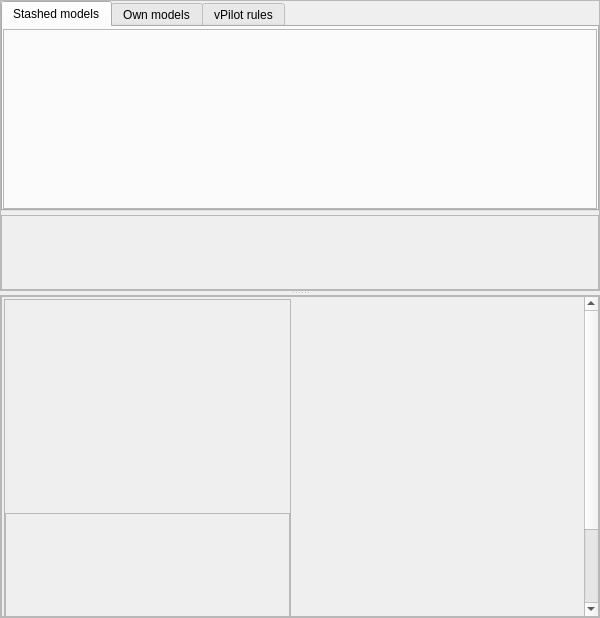
<?xml version="1.0" encoding="UTF-8"?>
<ui version="4.0">
 <class>CDbMappingComponent</class>
 <widget class="BlackGui::COverlayMessagesFrame" name="CDbMappingComponent">
  <property name="geometry">
   <rect>
    <x>0</x>
    <y>0</y>
    <width>600</width>
    <height>618</height>
   </rect>
  </property>
  <property name="minimumSize">
   <size>
    <width>600</width>
    <height>400</height>
   </size>
  </property>
  <property name="windowTitle">
   <string>Frame</string>
  </property>
  <layout class="QHBoxLayout" name="hl_DbMappingComponent">
   <property name="spacing">
    <number>0</number>
   </property>
   <property name="leftMargin">
    <number>0</number>
   </property>
   <property name="topMargin">
    <number>0</number>
   </property>
   <property name="rightMargin">
    <number>0</number>
   </property>
   <property name="bottomMargin">
    <number>0</number>
   </property>
   <item>
    <widget class="QSplitter" name="sp_MappingComponent">
     <property name="orientation">
      <enum>Qt::Vertical</enum>
     </property>
     <widget class="QFrame" name="fr_SelectModel">
      <property name="frameShape">
       <enum>QFrame::StyledPanel</enum>
      </property>
      <property name="frameShadow">
       <enum>QFrame::Raised</enum>
      </property>
      <layout class="QVBoxLayout" name="vl_SelectModel">
       <property name="spacing">
        <number>4</number>
       </property>
       <property name="leftMargin">
        <number>0</number>
       </property>
       <property name="topMargin">
        <number>0</number>
       </property>
       <property name="rightMargin">
        <number>0</number>
       </property>
       <property name="bottomMargin">
        <number>0</number>
       </property>
       <item>
        <widget class="QTabWidget" name="tw_ModelsToBeMapped">
         <property name="currentIndex">
          <number>0</number>
         </property>
         <widget class="QWidget" name="tab_StashAircraftModels">
          <attribute name="title">
           <string>Stashed models</string>
          </attribute>
          <layout class="QHBoxLayout" name="hl_StashedAircraftModels">
           <property name="spacing">
            <number>4</number>
           </property>
           <property name="leftMargin">
            <number>0</number>
           </property>
           <property name="topMargin">
            <number>2</number>
           </property>
           <property name="rightMargin">
            <number>0</number>
           </property>
           <property name="bottomMargin">
            <number>0</number>
           </property>
           <item>
            <widget class="BlackGui::Components::CDbStashComponent" name="comp_StashAircraft">
             <property name="frameShape">
              <enum>QFrame::StyledPanel</enum>
             </property>
             <property name="frameShadow">
              <enum>QFrame::Raised</enum>
             </property>
            </widget>
           </item>
          </layout>
         </widget>
         <widget class="QWidget" name="tab_OwnModels">
          <attribute name="title">
           <string>Own models</string>
          </attribute>
          <layout class="QHBoxLayout" name="hl_OwnModels">
           <property name="spacing">
            <number>4</number>
           </property>
           <property name="leftMargin">
            <number>0</number>
           </property>
           <property name="topMargin">
            <number>2</number>
           </property>
           <property name="rightMargin">
            <number>0</number>
           </property>
           <property name="bottomMargin">
            <number>0</number>
           </property>
           <item>
            <widget class="BlackGui::Views::CAircraftModelView" name="tvp_OwnAircraftModels">
             <property name="sizePolicy">
              <sizepolicy hsizetype="Preferred" vsizetype="Preferred">
               <horstretch>0</horstretch>
               <verstretch>0</verstretch>
              </sizepolicy>
             </property>
             <property name="selectionMode">
              <enum>QAbstractItemView::MultiSelection</enum>
             </property>
             <property name="selectionBehavior">
              <enum>QAbstractItemView::SelectRows</enum>
             </property>
             <attribute name="verticalHeaderVisible">
              <bool>false</bool>
             </attribute>
            </widget>
           </item>
          </layout>
         </widget>
         <widget class="QWidget" name="tab_VPilot">
          <attribute name="title">
           <string>vPilot rules</string>
          </attribute>
          <layout class="QHBoxLayout" name="hl_VPilot">
           <property name="spacing">
            <number>4</number>
           </property>
           <property name="leftMargin">
            <number>0</number>
           </property>
           <property name="topMargin">
            <number>2</number>
           </property>
           <property name="rightMargin">
            <number>0</number>
           </property>
           <property name="bottomMargin">
            <number>0</number>
           </property>
           <item>
            <widget class="BlackGui::Views::CAircraftModelView" name="tvp_AircraftModelsForVPilot">
             <property name="sizePolicy">
              <sizepolicy hsizetype="Preferred" vsizetype="Preferred">
               <horstretch>0</horstretch>
               <verstretch>0</verstretch>
              </sizepolicy>
             </property>
             <property name="selectionMode">
              <enum>QAbstractItemView::MultiSelection</enum>
             </property>
             <property name="selectionBehavior">
              <enum>QAbstractItemView::SelectRows</enum>
             </property>
             <attribute name="verticalHeaderVisible">
              <bool>false</bool>
             </attribute>
            </widget>
           </item>
          </layout>
         </widget>
        </widget>
       </item>
       <item>
        <widget class="BlackGui::Editors::CModelMappingForm" name="editor_Model">
         <property name="minimumSize">
          <size>
           <width>0</width>
           <height>75</height>
          </size>
         </property>
         <property name="frameShape">
          <enum>QFrame::StyledPanel</enum>
         </property>
         <property name="frameShadow">
          <enum>QFrame::Raised</enum>
         </property>
        </widget>
       </item>
      </layout>
     </widget>
     <widget class="QFrame" name="frp_Editors">
      <property name="frameShape">
       <enum>QFrame::StyledPanel</enum>
      </property>
      <property name="frameShadow">
       <enum>QFrame::Raised</enum>
      </property>
      <layout class="QHBoxLayout" name="hl_Editors">
       <property name="leftMargin">
        <number>0</number>
       </property>
       <property name="topMargin">
        <number>0</number>
       </property>
       <property name="rightMargin">
        <number>0</number>
       </property>
       <property name="bottomMargin">
        <number>0</number>
       </property>
       <item>
        <widget class="QScrollArea" name="sa_Editors">
         <property name="widgetResizable">
          <bool>true</bool>
         </property>
         <widget class="QWidget" name="qw_EditorsScrollArea">
          <property name="geometry">
           <rect>
            <x>0</x>
            <y>0</y>
            <width>582</width>
            <height>425</height>
           </rect>
          </property>
          <property name="minimumSize">
           <size>
            <width>0</width>
            <height>425</height>
           </size>
          </property>
          <layout class="QHBoxLayout" name="hl_EditorsScrollArea">
           <property name="spacing">
            <number>4</number>
           </property>
           <property name="leftMargin">
            <number>2</number>
           </property>
           <property name="topMargin">
            <number>2</number>
           </property>
           <property name="rightMargin">
            <number>2</number>
           </property>
           <property name="bottomMargin">
            <number>2</number>
           </property>
           <item>
            <widget class="QFrame" name="fr_EditorsLeft">
             <property name="frameShape">
              <enum>QFrame::StyledPanel</enum>
             </property>
             <property name="frameShadow">
              <enum>QFrame::Raised</enum>
             </property>
             <layout class="QVBoxLayout" name="vl_EditorsLeft">
              <property name="leftMargin">
               <number>0</number>
              </property>
              <property name="topMargin">
               <number>0</number>
              </property>
              <property name="rightMargin">
               <number>0</number>
              </property>
              <property name="bottomMargin">
               <number>0</number>
              </property>
              <item>
               <widget class="BlackGui::Editors::CDistributorForm" name="editor_Distributor">
                <property name="minimumSize">
                 <size>
                  <width>0</width>
                  <height>75</height>
                 </size>
                </property>
               </widget>
              </item>
              <item>
               <widget class="BlackGui::Editors::CAircraftIcaoForm" name="editor_AircraftIcao">
                <property name="minimumSize">
                 <size>
                  <width>0</width>
                  <height>75</height>
                 </size>
                </property>
                <property name="frameShape">
                 <enum>QFrame::StyledPanel</enum>
                </property>
                <property name="frameShadow">
                 <enum>QFrame::Raised</enum>
                </property>
               </widget>
              </item>
             </layout>
            </widget>
           </item>
           <item>
            <widget class="QFrame" name="fr_EditorsRight">
             <layout class="QVBoxLayout" name="vl_EditorRight">
              <property name="leftMargin">
               <number>0</number>
              </property>
              <property name="topMargin">
               <number>0</number>
              </property>
              <property name="rightMargin">
               <number>0</number>
              </property>
              <property name="bottomMargin">
               <number>0</number>
              </property>
              <item>
               <widget class="BlackGui::Editors::CLiveryForm" name="editor_Livery">
                <property name="sizePolicy">
                 <sizepolicy hsizetype="Preferred" vsizetype="Preferred">
                  <horstretch>0</horstretch>
                  <verstretch>0</verstretch>
                 </sizepolicy>
                </property>
               </widget>
              </item>
              <item>
               <spacer name="vs_EditorRight">
                <property name="orientation">
                 <enum>Qt::Vertical</enum>
                </property>
                <property name="sizeType">
                 <enum>QSizePolicy::Expanding</enum>
                </property>
                <property name="sizeHint" stdset="0">
                 <size>
                  <width>20</width>
                  <height>402</height>
                 </size>
                </property>
               </spacer>
              </item>
             </layout>
            </widget>
           </item>
          </layout>
         </widget>
        </widget>
       </item>
      </layout>
     </widget>
    </widget>
   </item>
  </layout>
 </widget>
 <customwidgets>
  <customwidget>
   <class>BlackGui::Views::CAircraftModelView</class>
   <extends>QTableView</extends>
   <header>blackgui/views/aircraftmodelview.h</header>
  </customwidget>
  <customwidget>
   <class>BlackGui::Editors::CAircraftIcaoForm</class>
   <extends>QFrame</extends>
   <header>blackgui/editors/aircrafticaoform.h</header>
   <container>1</container>
  </customwidget>
  <customwidget>
   <class>BlackGui::Editors::CLiveryForm</class>
   <extends>QFrame</extends>
   <header>blackgui/editors/liveryform.h</header>
   <container>1</container>
  </customwidget>
  <customwidget>
   <class>BlackGui::Editors::CDistributorForm</class>
   <extends>QFrame</extends>
   <header>blackgui/editors/distributorform.h</header>
   <container>1</container>
  </customwidget>
  <customwidget>
   <class>BlackGui::Editors::CModelMappingForm</class>
   <extends>QFrame</extends>
   <header>blackgui/editors/modelmappingform.h</header>
   <container>1</container>
  </customwidget>
  <customwidget>
   <class>BlackGui::COverlayMessagesFrame</class>
   <extends>QFrame</extends>
   <header>blackgui/overlaymessagesframe.h</header>
   <container>1</container>
  </customwidget>
  <customwidget>
   <class>BlackGui::Components::CDbStashComponent</class>
   <extends>QFrame</extends>
   <header>blackgui/components/dbstashcomponent.h</header>
   <container>1</container>
  </customwidget>
 </customwidgets>
 <resources/>
 <connections/>
</ui>
